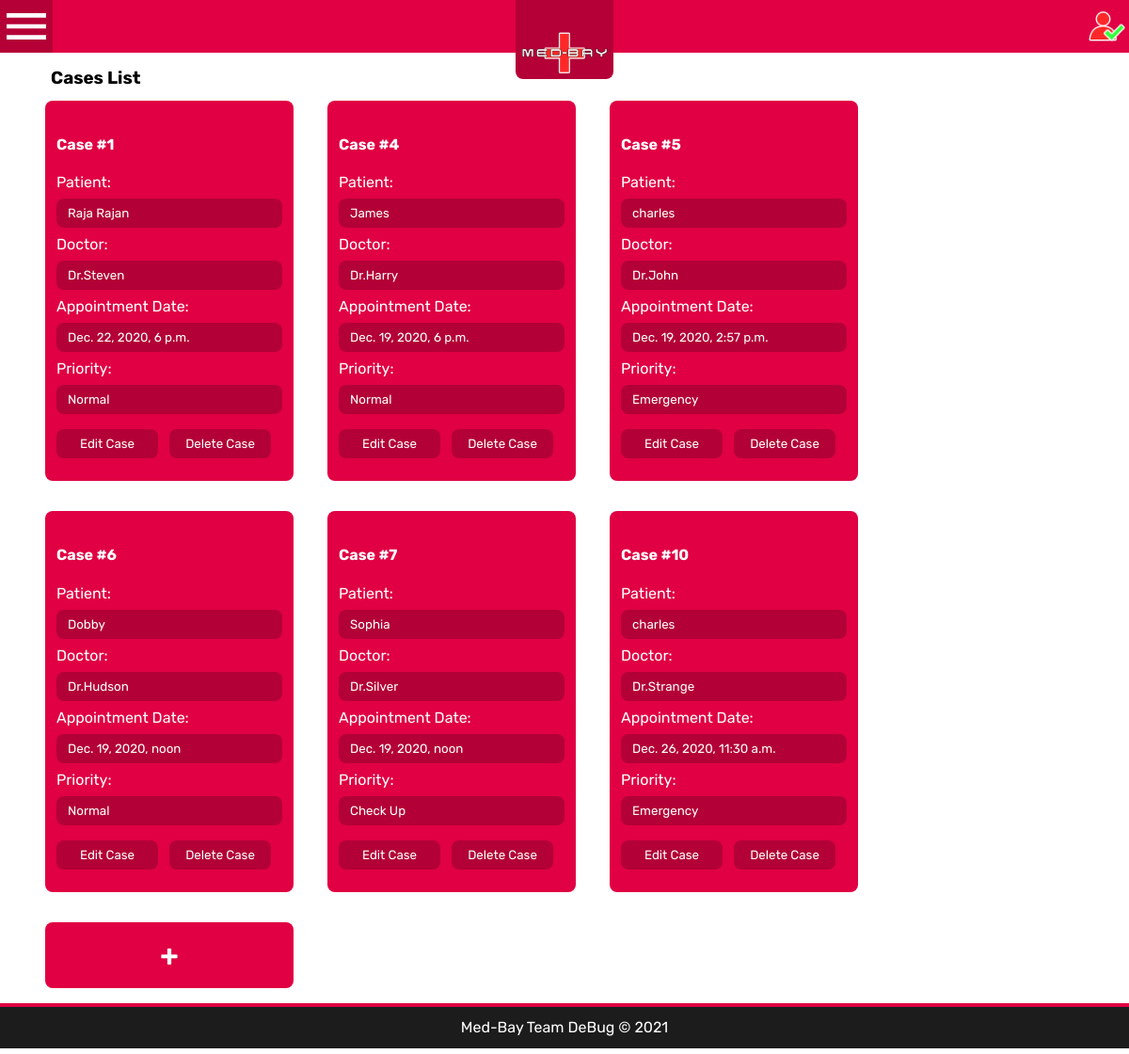
Page /staff/list_cases (signed in) on the earlier database version.
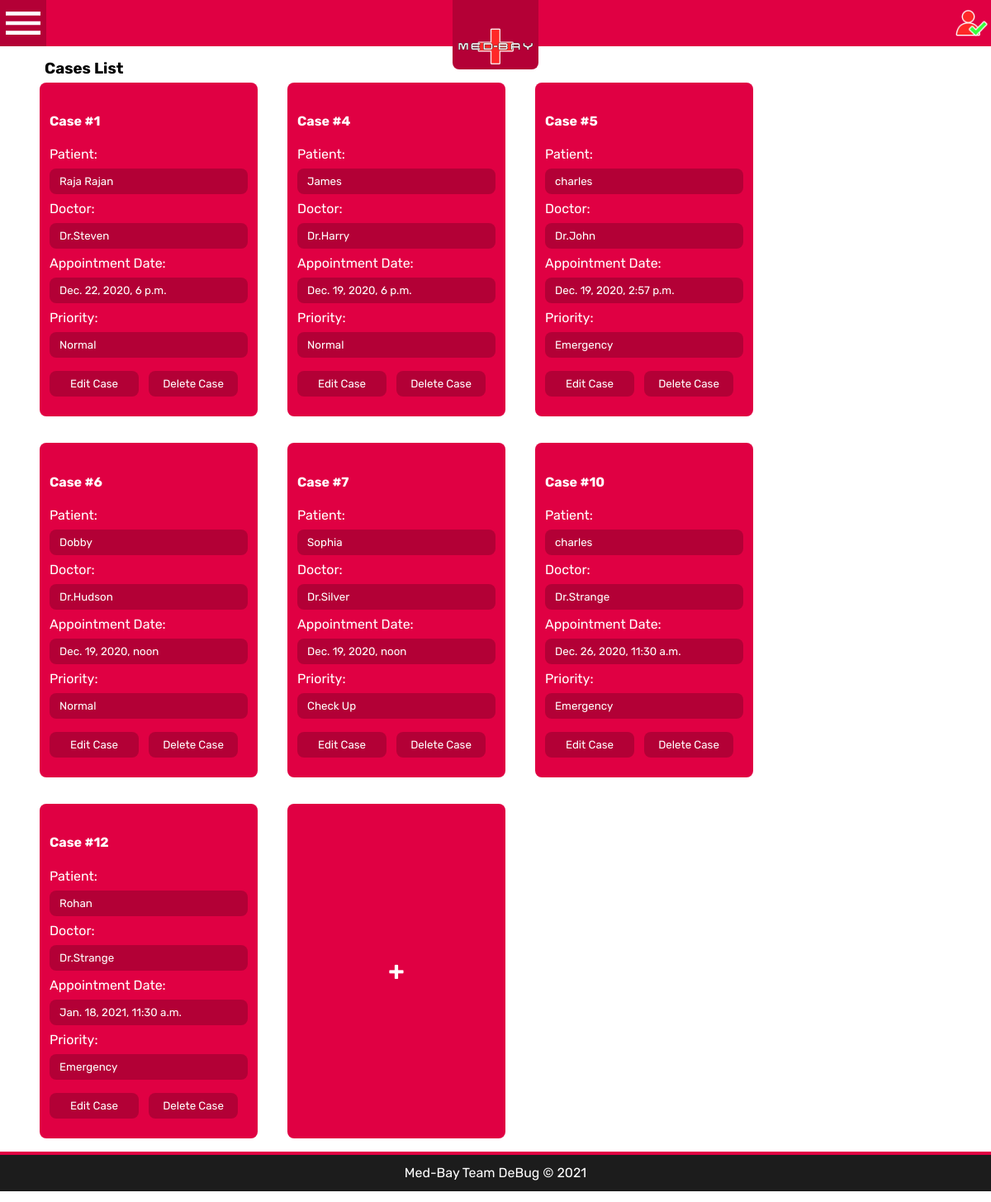
Same page on the later database version.
### patients/models.py (models this page shows, shortened)
class Cases(models.Model):
    states = (("e", "Emergency"), ("n", "Normal"), ("c", "Checkup"))
    status_options = (("t", "ToDo"), ("i", "in progress"), ("d", "done"))
    doctor = models.ForeignKey(Doctor, on_delete=models.SET_NULL, null=True)
    patient = models.ForeignKey(Patient, on_delete=models.SET_NULL, null=True)
    desc = models.TextField(null=True)
    appointed_date = models.DateTimeField("appointment date")
    state = models.CharField(max_length=3, choices=states)
    status = models.CharField(max_length=3, choices=status_options)

class Patient(models.Model):
    blood_types = (("A+", "A+"), ("B+", "B+"), ("O+", "O+"), ("AB+", "AB+"),
                   ("A-", "A-"), ("B-", "B-"), ("O-", "O-"), ("AB-", "AB-"))
    gender_list = (("M", "male"), ("F", "female"), ("T", "trans"))
    name = models.CharField(max_length=100)
    age = models.IntegerField()
    gender = models.CharField(max_length=20, choices=gender_list)
    blood_type = models.CharField(max_length=5, choices=blood_types)
    email = models.EmailField()
    phone = models.CharField(max_length=10, default=None)

### doctors/models.py (models this page shows, shortened)
class Doctor(models.Model):
    user = models.OneToOneField(Staff, on_delete=models.CASCADE)
    speciality = models.CharField(max_length=50)
    availability = models.BooleanField(default=False)
    visit_cost = models.IntegerField(default=0)

### admins/models.py (models this page shows, shortened)
class Staff(models.Model):
    user = models.OneToOneField(User, on_delete=models.CASCADE)
    phone = models.CharField(max_length=10)
    role = models.CharField(max_length=20, choices=roles)

### admins/views.py (the view)
# urls.py: path('list_cases', views.list_cases, name="list_cases")
@login_required()
def list_cases(request):
    validate_access(request, 'a')
    cases = Cases.objects.filter(status='t')
    if 'delete_id' in request.GET:
        case = cases.get(id=int(request.GET['delete_id']))
        case.delete()
    return render(request, "admins/list_cases.html", context={'cases': cases})

### admins/utils.py (called while the page is built)
def validate_access(request, role, message=""):
    user = User.objects.get(username=request.user)
    if user.staff.role != role:
        raise PermissionDenied(message)
    return user

### admins/templates/admins/list_cases.html (shortened to what this page needs)
{%extends "template.html"%}
{% block body %}
<div class="root-container">
    <h3 class="list-title">Cases List</h3><br>
    <div class="list-container">
    {% for case in cases %}
        <div id="{{case.id}}" class="container" style="width: 20vw;">
            <h4>Case #{{case.id}}</h4>
            <label class="patient-detail-label">Patient:</label>
            <input class="item-detail" value="{{case.patient.name}}" readonly>
            <label class="patient-detail-label">Doctor:</label>
            <input class="item-detail" value="{{case.doctor.user.user.username}}" readonly>
            <label class="patient-detail-label">Appointment Date:</label>
            <input class="item-detail" value="{{case.appointed_date}}" readonly>
            <label class="item-detail-label">Priority:</label>
            {% if case.state == "n" %}
            <input class="item-detail" value="Normal" readonly>
            {% elif case.state == "c" %}
            <input class="item-detail" value="Check Up" readonly>
            {% elif case.state == "e" %}
            <input class="item-detail" value="Emergency" readonly>
            {%endif%}
            <span>
            <button class="item-detail" onclick="editCase({{case.id}})" style="width: 45%; margin-right: 2.5%">Edit Case</button><button class="item-detail" onclick="deleteCase({{case.id}})" style="width: 45%; margin-left: 2.5%">Delete Case</button>
            </span>
        </div>
    {%endfor%}
        <div class="container" style="width: 20vw;" onclick="location='{% url 'admins:create_case' %}'">
            <h1 style="margin: auto">+</h1>
        </div>
    </div>
</div>
{%endblock%}

Differences in the rows shown:
added Cases: id "12", patient.name "Rohan", doctor.user.user.username "Dr.Strange", appointed_date "Jan. 18, 2021, 11:30 a.m."
